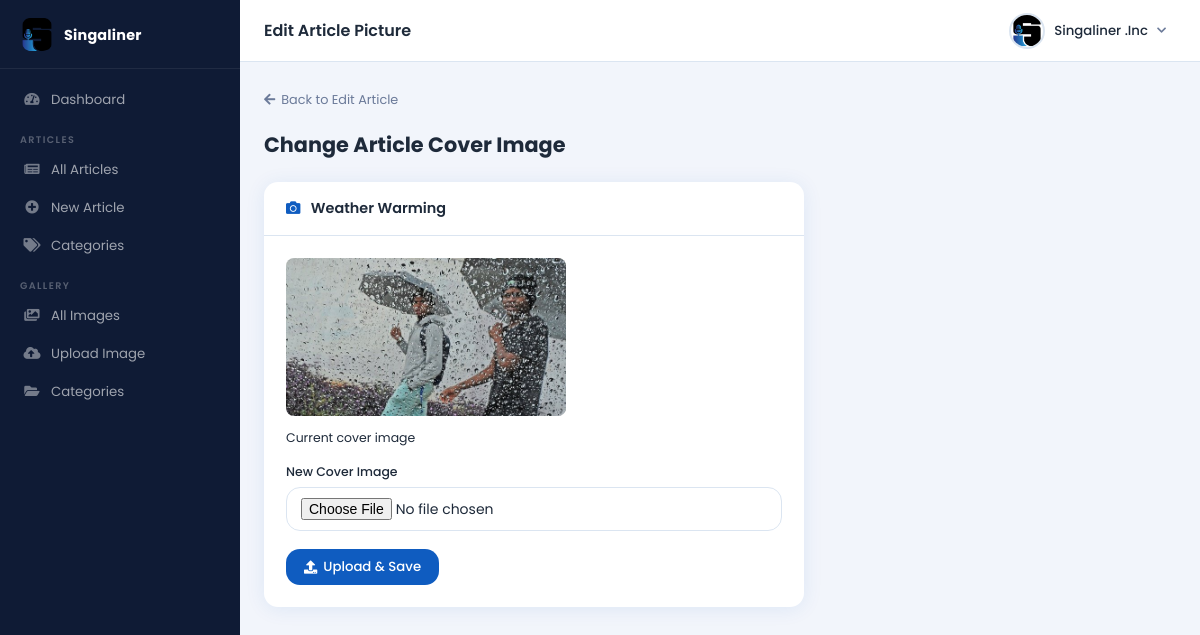
Screenshot of /author/edit-article-picture.php?edt=7 (signed in) with the database file from the repository.
### tables this page shows
CREATE TABLE `article` (
  `article_id` int(11) NOT NULL,
  `admin_id` int(11) NOT NULL,
  `heading` varchar(255) NOT NULL,
  `picture` varchar(255) NOT NULL,
  `content` text NOT NULL,
  `category` varchar(255) NOT NULL,
  `date` timestamp NOT NULL DEFAULT CURRENT_TIMESTAMP ON UPDATE CURRENT_TIMESTAMP
);

### author/edit-article-picture.php (the view, shortened to what this page needs)
<?php
include 'connect.php';
$id = isset($_GET['edt']) ? (int)$_GET['edt'] : 0;
$qry = mysqli_query($conn, "SELECT article_id, heading, picture FROM article WHERE article_id='$id' LIMIT 1");
$art = $qry ? mysqli_fetch_assoc($qry) : null;
$pageTitle = 'Edit Article Picture';
?>
<!DOCTYPE html>
<html lang="en">
<head>
  <link rel="stylesheet" href="assets/fonts/fontawesome-all.min.css">
  <link rel="stylesheet" href="assets/css/admin-modern.css">
</head>
<body>
<?php include 'include/admin-nav.php'; ?>
<a href="edit-a.php?edt=<?= $id ?>" class="back-link"><i class="fas fa-arrow-left"></i> Back to Edit Article</a>
<div class="page-hdr"><div><h1>Change Article Cover Image</h1></div></div>
<div class="admin-card" style="max-width:540px;">
  <div class="admin-card-hdr">
    <h5><i class="fas fa-camera" style="color:var(--brand);margin-right:7px;"></i>
      <?= htmlspecialchars($art['heading'] ?? 'Article') ?>
    </h5>
  </div>
  <div class="admin-card-body">
    <?php if ($art && !empty($art['picture'])): ?>
    <div style="margin-bottom:16px;">
      <img src="articles/<?= htmlspecialchars($art['picture']) ?>" alt="Current cover"
           style="max-width:280px;border-radius:8px;border:2px solid var(--border);">
      <p style="font-size:.78rem;color:var(--text-muted);margin-top:6px;">Current cover image</p>
    </div>
    <?php endif; ?>
    <form class="adm-form" method="post" enctype="multipart/form-data">
      <div class="form-group">
        <label for="picture">New Cover Image</label>
        <input class="form-control" type="file" id="picture" name="picture" accept="image/*" required>
      </div>
      <button class="btn-adm primary" type="submit" name="add"><i class="fas fa-upload"></i> Upload &amp; Save</button>
    </form>
  </div>
</div>
<?php include 'include/admin-footer.php'; ?>
</body>
</html>

### author/include/admin-nav.php (shortened to what this page needs)
<?php
$_nav_email = mysqli_real_escape_string($conn, $_SESSION['email']);
$_nav_res   = mysqli_query($conn, "SELECT * FROM admin WHERE email='$_nav_email' LIMIT 1");
$_nav_admin = $_nav_res ? mysqli_fetch_assoc($_nav_res) : null;
$_nav_id    = (int)$_nav_admin['admin_id'];
$_nav_name  = htmlspecialchars($_nav_admin['name'] . ' ' . $_nav_admin['surname']);
$_nav_title = isset($pageTitle) ? htmlspecialchars($pageTitle) : 'Dashboard';
$_cur       = basename($_SERVER['PHP_SELF']);
function _nav_active($page) {
    global $_cur;
    return $_cur === $page ? ' active' : '';
}
?>
<aside class="admin-sidebar" id="adminSidebar">
  <a class="sidebar-brand" href="dashboard.php">
    <img src="assets/img/logo.png" alt="Logo">
    <span>Singaliner</span>
  </a>
  <ul class="sidebar-nav">
    <li>
      <a href="dashboard.php" class="<?= _nav_active('dashboard.php') ?>">
        <i class="fas fa-tachometer-alt"></i> Dashboard
      </a>
    </li>
    <li class="nav-label">Articles</li>
    <li>
      <a href="stories.php?edt=<?= $_nav_id ?>" class="<?= _nav_active('stories.php') ?>">
        <i class="fas fa-newspaper"></i> All Articles
      </a>
    </li>
    <li>
      <a href="add-stories.php?edt=<?= $_nav_id ?>" class="<?= _nav_active('add-stories.php') ?>">
        <i class="fas fa-plus-circle"></i> New Article
      </a>
    </li>
    <li>
      <a href="s-category.php?edt=<?= $_nav_id ?>" class="<?= _nav_active('s-category.php') ?>">
        <i class="fas fa-tags"></i> Categories
      </a>
    </li>
    <li class="nav-label">Gallery</li>
    <li>
      <a href="gallery.php?edt=<?= $_nav_id ?>" class="<?= _nav_active('gallery.php') ?>">
        <i class="fas fa-images"></i> All Images
      </a>
    </li>
    <li>
      <a href="add-images.php?edt=<?= $_nav_id ?>" class="<?= _nav_active('add-images.php') ?>">
        <i class="fas fa-cloud-upload-alt"></i> Upload Image
      </a>
    </li>
    <li>
      <a href="g-category.php?edt=<?= $_nav_id ?>" class="<?= _nav_active('g-category.php') ?>">
        <i class="fas fa-folder-open"></i> Categories
      </a>
    </li>
  </ul>
</aside>
<div class="admin-wrapper" id="adminWrapper">
  <nav class="admin-topbar">
    <div class="topbar-left">
      <span class="topbar-title"><?= $_nav_title ?></span>
    </div>
    <div class="topbar-right">
      <div class="topbar-user" id="topbarUser">
        <img class="topbar-avatar" src="assets/img/logo.png" alt="avatar">
        <span class="topbar-name"><?= $_nav_name ?></span>
        <i class="fas fa-chevron-down topbar-caret"></i>
      </div>
    </div>
  </nav>
  <div class="admin-content">

### author/assets/css/admin-modern.css (style rules this page uses)
:root { --brand: #0f5cc0; --brand-deep: #093d82; --accent: #ff6b3d; --sidebar-bg: #0f1b35; --sidebar-w: 240px; --topbar-h: 62px; --radius-md: 14px; --radius-sm: 8px; --shadow-soft: 0 2px 20px rgba(15,92,192,.09); --text: #1e2a3a; --muted: #6b7a99; --line: #dbe5f1; --surface: #f2f5fb; }
*, *::before, *::after { box-sizing: border-box; margin: 0; padding: 0; }
html, body { height: 100%; }
body { font-family: 'Poppins', sans-serif; background: var(--surface); color: var(--text); min-height: 100vh; display: flex; flex-direction: column; }
.admin-sidebar { position: fixed; top: 0; left: 0; width: var(--sidebar-w); height: 100vh; background: var(--sidebar-bg); display: flex; flex-direction: column; z-index: 1000; overflow-y: auto; overflow-x: hidden; transition: width .25s, transform .25s; }
.sidebar-brand { display: flex; align-items: center; gap: 10px; padding: 18px 20px 16px; border-bottom: 1px solid rgba(255,255,255,.07); text-decoration: none; flex-shrink: 0; }
.sidebar-brand img { width: 34px; height: 34px; border-radius: var(--radius-sm); }
.sidebar-brand span { color: #fff; font-weight: 700; font-size: .9rem; letter-spacing: .2px; white-space: nowrap; }
.sidebar-nav { padding: 12px 0 24px; flex: 1; list-style: none; }
.nav-label { color: rgba(255,255,255,.3); font-size: .6rem; font-weight: 600; letter-spacing: 1.4px; text-transform: uppercase; padding: 14px 20px 4px; }
.sidebar-nav a { display: flex; align-items: center; gap: 10px; padding: 9px 20px; color: rgba(255,255,255,.6); text-decoration: none; font-size: .83rem; font-weight: 400; transition: background .15s, color .15s, border-color .15s; border-left: 3px solid transparent; white-space: nowrap; }
.sidebar-nav a i { width: 18px; text-align: center; font-size: .85rem; opacity: .7; flex-shrink: 0; }
.admin-wrapper { margin-left: var(--sidebar-w); flex: 1; min-height: 100vh; display: flex; flex-direction: column; min-width: 0; }
.admin-topbar { height: var(--topbar-h); background: #fff; border-bottom: 1px solid var(--line); display: flex; align-items: center; padding: 0 24px; justify-content: space-between; position: sticky; top: 0; z-index: 900; flex-shrink: 0; }
.topbar-left { display: flex; align-items: center; gap: 12px; }
.topbar-title { font-size: 1rem; font-weight: 600; color: var(--text); }
.topbar-right { display: flex; align-items: center; gap: 14px; }
.topbar-user { display: flex; align-items: center; gap: 9px; cursor: pointer; position: relative; padding: 5px 10px; border-radius: var(--radius-md); transition: background .15s; }
.topbar-avatar { width: 36px; height: 36px; border-radius: 50%; object-fit: cover; border: 2px solid var(--line); }
.topbar-name { font-size: .83rem; font-weight: 500; color: var(--text); white-space: nowrap; }
.topbar-caret { font-size: .65rem; color: var(--muted); }
.admin-content { flex: 1; padding: 24px; }
.page-hdr { margin-bottom: 22px; display: flex; align-items: flex-start; justify-content: space-between; flex-wrap: wrap; gap: 12px; }
.page-hdr h1 { font-size: 1.3rem; font-weight: 700; color: var(--text); }
.admin-card { background: #fff; border-radius: var(--radius-md); box-shadow: var(--shadow-soft); overflow: hidden; margin-bottom: 22px; }
.admin-card-hdr { padding: 16px 22px; border-bottom: 1px solid var(--line); display: flex; align-items: center; justify-content: space-between; gap: 12px; flex-wrap: wrap; }
.admin-card-hdr h5 { font-size: .9rem; font-weight: 600; color: var(--text); margin: 0; }
.admin-card-body { padding: 22px; }
.btn-adm { display: inline-flex; align-items: center; gap: 6px; padding: 8px 18px; border-radius: var(--radius-md); font-family: 'Poppins', sans-serif; font-size: .83rem; font-weight: 500; border: none; cursor: pointer; text-decoration: none; transition: all .2s; white-space: nowrap; }
.btn-adm.primary { background: var(--brand); color: #fff; }
.adm-form .form-group { margin-bottom: 18px; }
.adm-form label { display: block; font-size: .78rem; font-weight: 500; color: var(--text); margin-bottom: 6px; }
.adm-form .form-control { width: 100%; padding: 10px 14px; border: 1.5px solid var(--line); border-radius: var(--radius-md); font-family: 'Poppins', sans-serif; font-size: .875rem; color: var(--text); background: #fff; transition: border-color .2s, box-shadow .2s; -webkit-appearance: none; }
.back-link { display: inline-flex; align-items: center; gap: 6px; color: var(--muted); font-size: .8rem; text-decoration: none; margin-bottom: 20px; transition: color .15s; }

### rows the page displays
article: heading "Weather Warming", picture (picture)

### other values shown
$_nav_title "Edit Article Picture"
$_nav_name "Singaliner .Inc"
